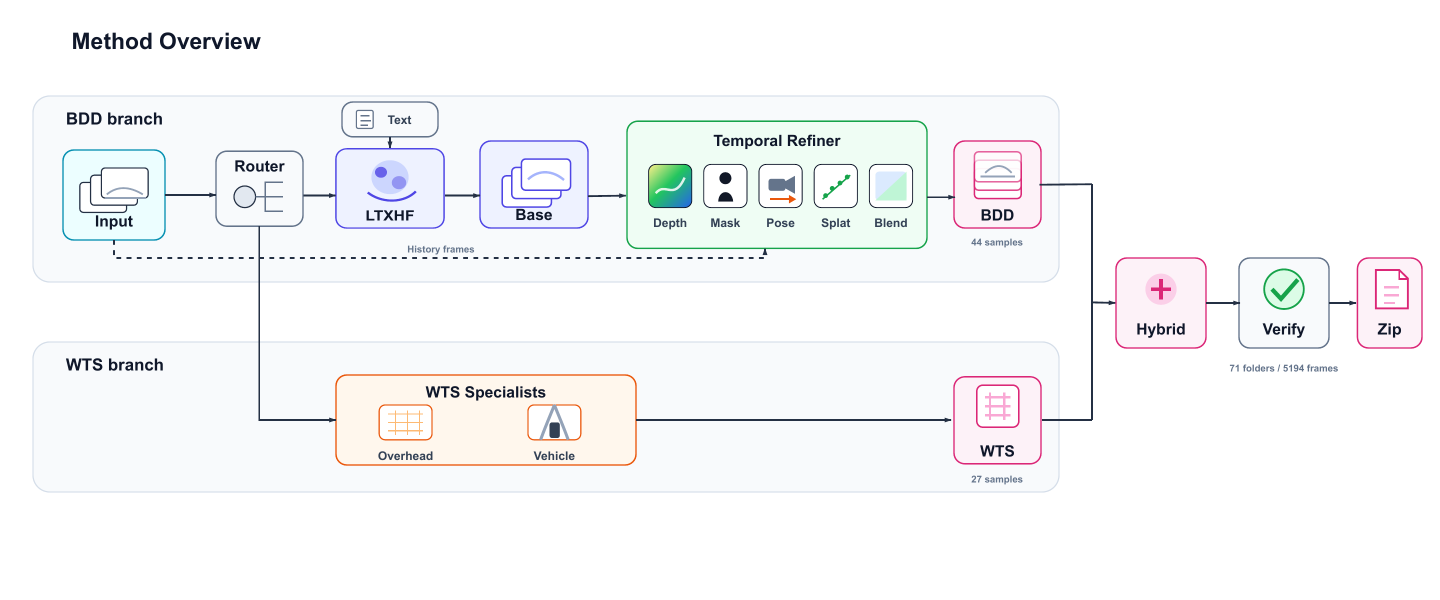
#> input picture assets/pipeline_overview.png, 2880 x 1200 px (shown at 1/2 size)
$ python normalize_frame_folder.py --in_dir ../../../assets --out_dir out
#> lines starting #> are read from the running program, lines starting #| are printed output that depends on the picture
### baseline/frame_io.py
from __future__ import annotations

import shutil
from pathlib import Path


def import_cv2_np():
    try:
        import cv2  # type: ignore
        import numpy as np  # type: ignore

        return cv2, np
    except Exception as exc:
        raise SystemExit(f"OpenCV and numpy are required. Original error: {exc}")


# [43 lines left out: functions numeric_pngs, read_rgb, write_rgb, resize_if_needed, load_history_frames, clean_output_dir, not called in this run]

### workspace_s_backup_20260719/wan_ticft/evaluation/normalize_frame_folder.py
from __future__ import annotations

import argparse
import collections
import shutil
from pathlib import Path

from baseline.frame_io import import_cv2_np


def main() -> None:
    parser = argparse.ArgumentParser(description="Normalize all PNGs in a folder to one image size.")
    parser.add_argument("--in_dir", type=Path, required=True)
    parser.add_argument("--out_dir", type=Path, required=True)
    parser.add_argument("--width", type=int, default=1280)
    parser.add_argument("--height", type=int, default=720)
    parser.add_argument("--clean", action="store_true")
    args = parser.parse_args()

    cv2, _np = import_cv2_np()
    if args.clean and args.out_dir.exists():
        shutil.rmtree(args.out_dir)
    args.out_dir.mkdir(parents=True, exist_ok=True)

    before: collections.Counter[tuple[int, int] | None] = collections.Counter()
    written = 0
    for path in sorted(args.in_dir.glob("*.png")):
        image = cv2.imread(str(path), cv2.IMREAD_COLOR)
#> image is the input picture: shape (1200, 2880, 3); mean B, G, R 248.5, 247.5, 246.9
        before[None if image is None else image.shape[:2]] += 1
        if image is None:
            continue
        if image.shape[:2] != (args.height, args.width):
            image = cv2.resize(image, (args.width, args.height), interpolation=cv2.INTER_CUBIC)
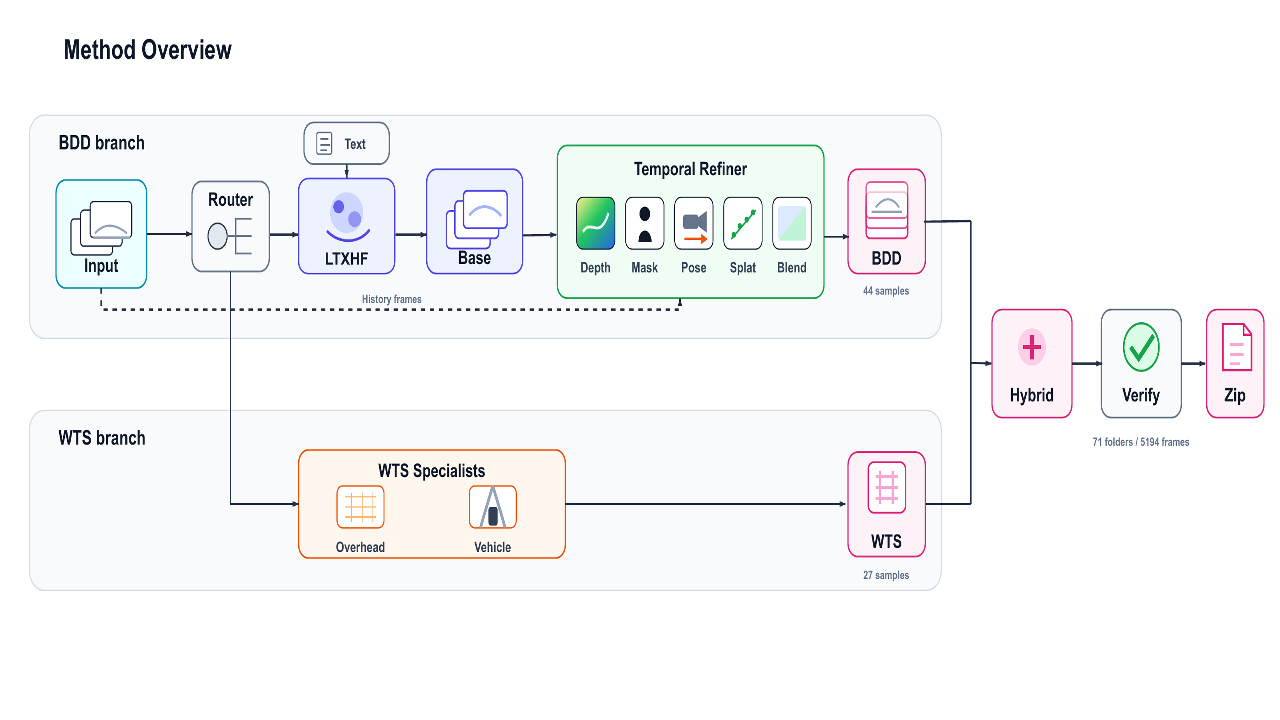
#> image: shape (720, 1280, 3); mean B, G, R 248.5, 247.5, 246.9
        if cv2.imwrite(str(args.out_dir / path.name), image):
            written += 1
    print(f"before={dict(before)}")
#| before={(1200, 2880): 1}
    print(f"written={written} out_dir={args.out_dir}")


if __name__ == "__main__":
    main()
